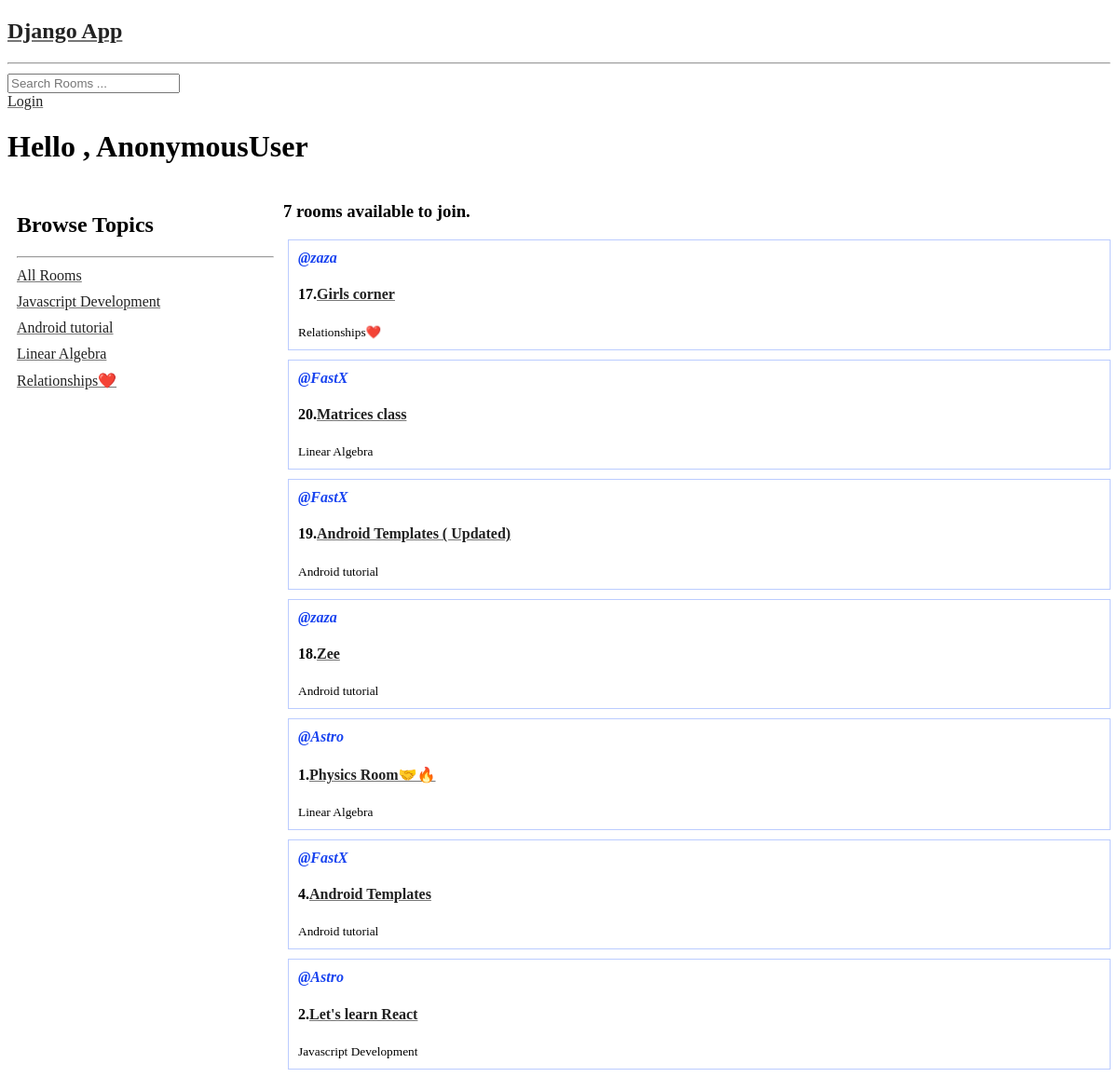
The page / on the database its author committed.
### base/models.py (models this page shows, shortened)
class Topic(models.Model):
  title = models.CharField(max_length=50)
  def __str__(self):
    return self.title

class Room(models.Model):
  host = models.ForeignKey(User,on_delete=models.SET_NULL,null=True)
  participants = models.ManyToManyField(User , related_name= 'participants' ,
  blank=True)
  topic = models.ForeignKey(Topic,on_delete=models.SET_NULL,null=True)
  name = models.CharField(max_length=200)
  desc = models.TextField(null=True , blank=True)
  updated = models.DateTimeField(auto_now=True)
  created = models.DateTimeField(auto_now_add=True)
  class Meta:
    ordering = ['-updated','-created']

### base/views.py (the view)
# urls.py: path('',views.home , name = "home"),
def home(request):
  q = request.GET.get('q') if request.GET.get('q') != None else ""
  rooms = Room.objects.filter(Q( topic__title__icontains=q) |
   Q( name__icontains=q)  |
   Q(desc__icontains=q) |
   Q(host__username__icontains = q))
  topics = Topic.objects.all()
  len_rooms = rooms.count()
  context = {'rooms':rooms ,'topics':topics ,'len_rooms':len_rooms}
  return render(request ,"base/home.html" ,context)

### base/templates/base/home.html (shortened to what this page needs)
{% extends 'main.html' %}
{% block content %}
<div>
  <h1>Hello , {{ request.user }}</h1>
</div>
<div class="home_container">
  <div class="topics">
    <h2>Browse Topics</h2>
    <hr />
    <div>
      <a href="{% url 'home' %}">All Rooms</a>
    </div>
    {% if topics %}
    {% for topic in topics %}
    <div>
      <a href="{% url 'home' %}?q={{topic.title}}">{{ topic.title }}</a>
    </div>
    {% endfor %}
    {% endif %}
  </div>
  <div>
    <h3> {{ len_rooms }} rooms available to join.</h3>
    {% if rooms %}
    {% for room in rooms %}
    <div class="rooms">
      <div class="username"> <a href="#">@{{room.host.username}}</a></div>
      <h4>{{room.id}}.<a href="{% url 'room' room.id %}">{{room.name}}</a>
      </h4>
      <small>{{ room.topic }}</small>
    </div>
    {% endfor %}
    {% endif %}
  </div>
</div>
{% endblock content %}

### templates/main.html (shortened to what this page needs)
<!DOCTYPE html>
<html>
  <head>
  </head>
  <body>
     {% include 'nav.html'%}
     {% block content %}{%  endblock content%}
  </body>
</html>

### templates/nav.html (shortened to what this page needs)
<nav>
  <a href="/"> <h2>Django App</h2></a>
  <hr />
   <form action="{% url 'home' %}" method="get" class="login">
     <input type="search" name="q" placeholder="Search Rooms ... "/>
   </form>
   <div>
     {% if request.user.is_authenticated %}
     <a href="{% url 'logout'%}">Logout</a>
     <a href="{% url 'create-room'%}">Create Room </a>
      {% else %}
       <a href=" {% url 'login'%}"> Login </a>
     {% endif %}
   </div>
</nav>

### templates/nav.html (style rules this page uses)
form { margin-top: 10px; }

### base/templates/base/home.html (style rules this page uses)
.home_container { display: grid; grid-template-columns: 1fr 3fr; }
.rooms { border: 1px solid #bcf; padding: 10px; margin-top: 10px; margin-left: 5px; }
.topics { padding: 10px; height: 100vh; }
.topics>div { margin-top: 10px; }
.username a { text-decoration: none; font-style: italic; font-weight: bold; color: #0835eeef; }
a { text-decoration-color: #777; color: #222; }

### rows shown on the page
Topic: title "Javascript Development"
Topic: title "Android tutorial"
Topic: title "Linear Algebra"
Topic: title "Relationships❤️"
Room: host.username "zaza", id "17", name "Girls corner", topic "Relationships❤️"
Room: host.username "FastX", id "20", name "Matrices class", topic "Linear Algebra"
Room: host.username "FastX", id "19", name "Android Templates ( Updated)", topic "Android tutorial"
Room: host.username "zaza", id "18", name "Zee", topic "Android tutorial"
Room: host.username "Astro", id "1", name "Physics Room🤝🔥", topic "Linear Algebra"
Room: host.username "FastX", id "4", name "Android Templates", topic "Android tutorial"
Room: host.username "Astro", id "2", name "Let's learn React", topic "Javascript Development"

### other values the page prints
{{ request.user }} "AnonymousUser"
{{ len_rooms }} "7"
